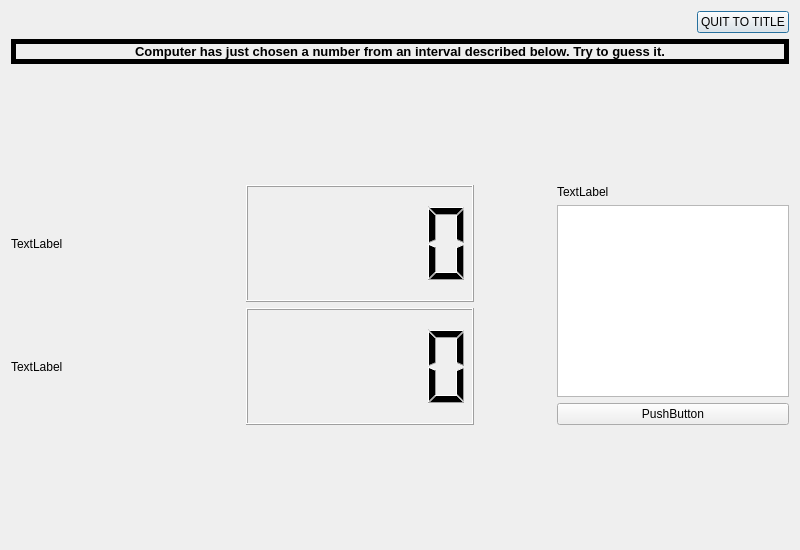
<?xml version="1.0" encoding="UTF-8"?>
<ui version="4.0">
 <class>Guess_Number</class>
 <widget class="QDialog" name="Guess_Number">
  <property name="geometry">
   <rect>
    <x>0</x>
    <y>0</y>
    <width>800</width>
    <height>550</height>
   </rect>
  </property>
  <property name="minimumSize">
   <size>
    <width>400</width>
    <height>400</height>
   </size>
  </property>
  <property name="font">
   <font>
    <bold>false</bold>
   </font>
  </property>
  <property name="windowTitle">
   <string>Dialog</string>
  </property>
  <layout class="QVBoxLayout" name="verticalLayout_3">
   <item>
    <layout class="QHBoxLayout" name="horizontalLayout_4">
     <item>
      <spacer name="horizontalSpacer_2">
       <property name="orientation">
        <enum>Qt::Horizontal</enum>
       </property>
       <property name="sizeHint" stdset="0">
        <size>
         <width>40</width>
         <height>20</height>
        </size>
       </property>
      </spacer>
     </item>
     <item>
      <widget class="QPushButton" name="QuiToTitleButton">
       <property name="text">
        <string>QUIT TO TITLE</string>
       </property>
      </widget>
     </item>
    </layout>
   </item>
   <item>
    <widget class="QLabel" name="label">
     <property name="font">
      <font>
       <pointsize>10</pointsize>
       <bold>true</bold>
      </font>
     </property>
     <property name="frameShape">
      <enum>QFrame::Panel</enum>
     </property>
     <property name="lineWidth">
      <number>5</number>
     </property>
     <property name="text">
      <string>Computer has just chosen a number from an interval described below. Try to guess it.</string>
     </property>
     <property name="alignment">
      <set>Qt::AlignCenter</set>
     </property>
     <property name="wordWrap">
      <bool>true</bool>
     </property>
    </widget>
   </item>
   <item>
    <spacer name="verticalSpacer">
     <property name="orientation">
      <enum>Qt::Vertical</enum>
     </property>
     <property name="sizeHint" stdset="0">
      <size>
       <width>20</width>
       <height>86</height>
      </size>
     </property>
    </spacer>
   </item>
   <item>
    <layout class="QHBoxLayout" name="horizontalLayout_3" stretch="6,1,3">
     <item>
      <layout class="QVBoxLayout" name="verticalLayout">
       <item>
        <layout class="QHBoxLayout" name="horizontalLayout">
         <item>
          <widget class="QLabel" name="label_3">
           <property name="text">
            <string>TextLabel</string>
           </property>
          </widget>
         </item>
         <item>
          <widget class="QLCDNumber" name="FirstNumLcd"/>
         </item>
        </layout>
       </item>
       <item>
        <layout class="QHBoxLayout" name="horizontalLayout_2">
         <item>
          <widget class="QLabel" name="label_4">
           <property name="text">
            <string>TextLabel</string>
           </property>
          </widget>
         </item>
         <item>
          <widget class="QLCDNumber" name="SecondNumLcd"/>
         </item>
        </layout>
       </item>
      </layout>
     </item>
     <item>
      <spacer name="horizontalSpacer">
       <property name="orientation">
        <enum>Qt::Horizontal</enum>
       </property>
       <property name="sizeHint" stdset="0">
        <size>
         <width>40</width>
         <height>20</height>
        </size>
       </property>
      </spacer>
     </item>
     <item>
      <layout class="QVBoxLayout" name="verticalLayout_2">
       <item>
        <widget class="QLabel" name="label_2">
         <property name="text">
          <string>TextLabel</string>
         </property>
        </widget>
       </item>
       <item>
        <widget class="QTextEdit" name="textEdit"/>
       </item>
       <item>
        <widget class="QPushButton" name="pushButton">
         <property name="text">
          <string>PushButton</string>
         </property>
        </widget>
       </item>
      </layout>
     </item>
    </layout>
   </item>
   <item>
    <spacer name="verticalSpacer_2">
     <property name="orientation">
      <enum>Qt::Vertical</enum>
     </property>
     <property name="sizeHint" stdset="0">
      <size>
       <width>20</width>
       <height>85</height>
      </size>
     </property>
    </spacer>
   </item>
  </layout>
 </widget>
 <resources/>
 <connections/>
</ui>
